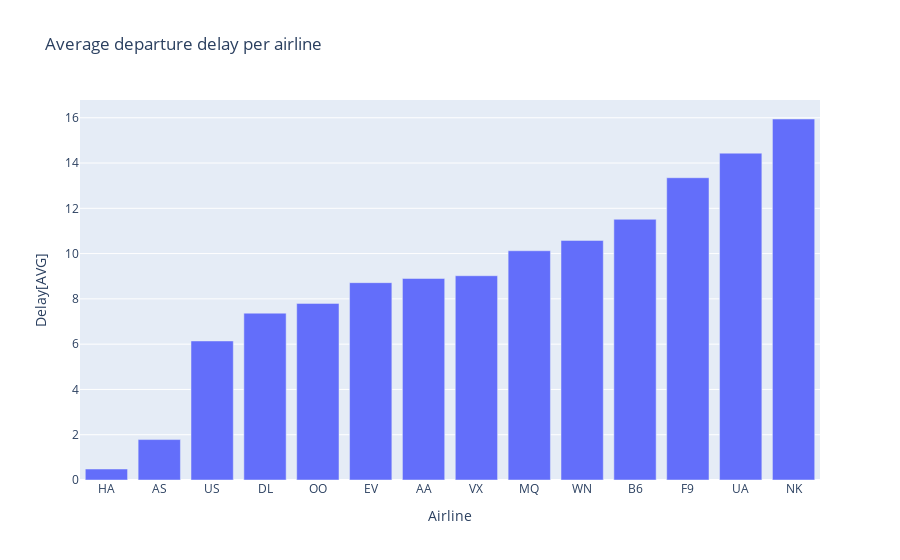

Notebook code for this chart:
### Code cell
px.bar(
    df_delays.to_pandas(),
    x= 'AIRLINE',
    y= 'DEPART_DELAY',
    title = 'Average departure delay per airline',
    labels= {
        'AIRLINE': 'Airline',
        'DEPART_DELAY': 'Delay[AVG]'
    }
)

### Figure 1 — Plotly figure (JSON) as saved in the notebook; plotly's stock layout.template omitted (floating-point values rounded to 4 significant figures)
{"data": [{"alignmentgroup": "True", "hovertemplate": "Airline=%{x}<br>Delay[AVG]=%{y}<extra></extra>", "legendgroup": "", "marker": {"color": "#636efa", "pattern": {"shape": ""}}, "name": "", "offsetgroup": "", "orientation": "v", "showlegend": false, "textposition": "auto", "type": "bar", "x": ["HA", "AS", "US", "DL", "OO", "EV", "AA", "VX", "MQ", "WN", "B6", "F9", "UA", "NK"], "xaxis": "x", "y": [0.4857, 1.786, 6.141, 7.369, 7.801, 8.716, 8.901, 9.023, 10.13, 10.58, 11.51, 13.35, 14.44, 15.94], "yaxis": "y"}], "layout": {"barmode": "relative", "legend": {"tracegroupgap": 0}, "title": {"text": "Average departure delay per airline"}, "xaxis": {"anchor": "y", "domain": [0, 1], "title": {"text": "Airline"}}, "yaxis": {"anchor": "x", "domain": [0, 1], "title": {"text": "Delay[AVG]"}}}}
